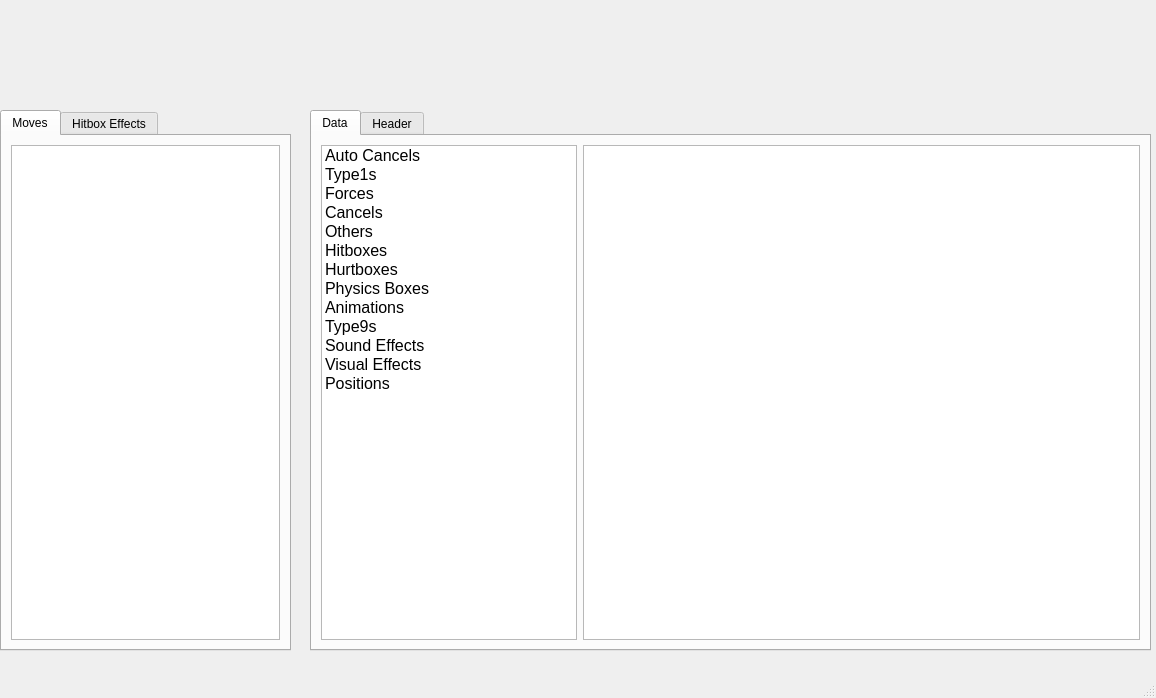
<?xml version="1.0" encoding="UTF-8"?>
<ui version="4.0">
 <class>BACWindow</class>
 <widget class="QMainWindow" name="BACWindow">
  <property name="geometry">
   <rect>
    <x>0</x>
    <y>0</y>
    <width>1156</width>
    <height>698</height>
   </rect>
  </property>
  <property name="windowTitle">
   <string>Character/BAC File</string>
  </property>
  <widget class="QWidget" name="centralwidget">
   <widget class="QTabWidget" name="Lists">
    <property name="geometry">
     <rect>
      <x>0</x>
      <y>110</y>
      <width>291</width>
      <height>541</height>
     </rect>
    </property>
    <property name="sizePolicy">
     <sizepolicy hsizetype="Expanding" vsizetype="Expanding">
      <horstretch>0</horstretch>
      <verstretch>0</verstretch>
     </sizepolicy>
    </property>
    <property name="locale">
     <locale language="English" country="UnitedStates"/>
    </property>
    <property name="currentIndex">
     <number>0</number>
    </property>
    <widget class="QWidget" name="Moves">
     <attribute name="title">
      <string>Moves</string>
     </attribute>
     <layout class="QGridLayout" name="gridLayout_4">
      <item row="0" column="0">
       <layout class="QGridLayout" name="gridLayout_3">
        <item row="0" column="0">
         <widget class="QTableView" name="MoveList">
          <property name="sizePolicy">
           <sizepolicy hsizetype="MinimumExpanding" vsizetype="Preferred">
            <horstretch>0</horstretch>
            <verstretch>0</verstretch>
           </sizepolicy>
          </property>
         </widget>
        </item>
       </layout>
      </item>
     </layout>
    </widget>
    <widget class="QWidget" name="HitboxEffectses">
     <attribute name="title">
      <string>Hitbox Effects</string>
     </attribute>
     <layout class="QGridLayout" name="gridLayout_2">
      <item row="0" column="0">
       <layout class="QGridLayout" name="gridLayout">
        <item row="0" column="0">
         <widget class="QTableView" name="HitboxList">
          <property name="sizePolicy">
           <sizepolicy hsizetype="MinimumExpanding" vsizetype="Preferred">
            <horstretch>0</horstretch>
            <verstretch>0</verstretch>
           </sizepolicy>
          </property>
         </widget>
        </item>
       </layout>
      </item>
     </layout>
    </widget>
   </widget>
   <widget class="QTabWidget" name="Datas">
    <property name="geometry">
     <rect>
      <x>310</x>
      <y>110</y>
      <width>841</width>
      <height>541</height>
     </rect>
    </property>
    <property name="currentIndex">
     <number>0</number>
    </property>
    <widget class="QWidget" name="DataTab">
     <attribute name="title">
      <string>Data</string>
     </attribute>
     <layout class="QGridLayout" name="gridLayout_6">
      <item row="0" column="0">
       <layout class="QGridLayout" name="gridLayout_5">
        <item row="0" column="0">
         <widget class="QListWidget" name="TypeList">
          <property name="sizePolicy">
           <sizepolicy hsizetype="Expanding" vsizetype="Expanding">
            <horstretch>4</horstretch>
            <verstretch>0</verstretch>
           </sizepolicy>
          </property>
          <property name="baseSize">
           <size>
            <width>0</width>
            <height>0</height>
           </size>
          </property>
          <property name="font">
           <font>
            <pointsize>12</pointsize>
           </font>
          </property>
          <item>
           <property name="text">
            <string>Auto Cancels</string>
           </property>
          </item>
          <item>
           <property name="text">
            <string>Type1s</string>
           </property>
          </item>
          <item>
           <property name="text">
            <string>Forces</string>
           </property>
          </item>
          <item>
           <property name="text">
            <string>Cancels</string>
           </property>
          </item>
          <item>
           <property name="text">
            <string>Others</string>
           </property>
          </item>
          <item>
           <property name="text">
            <string>Hitboxes</string>
           </property>
          </item>
          <item>
           <property name="text">
            <string>Hurtboxes</string>
           </property>
          </item>
          <item>
           <property name="text">
            <string>Physics Boxes</string>
           </property>
          </item>
          <item>
           <property name="text">
            <string>Animations</string>
           </property>
          </item>
          <item>
           <property name="text">
            <string>Type9s</string>
           </property>
          </item>
          <item>
           <property name="text">
            <string>Sound Effects</string>
           </property>
          </item>
          <item>
           <property name="text">
            <string>Visual Effects</string>
           </property>
          </item>
          <item>
           <property name="text">
            <string>Positions</string>
           </property>
          </item>
         </widget>
        </item>
       </layout>
      </item>
      <item row="0" column="1">
       <widget class="QTableView" name="Commands">
        <property name="sizePolicy">
         <sizepolicy hsizetype="Expanding" vsizetype="Expanding">
          <horstretch>10</horstretch>
          <verstretch>0</verstretch>
         </sizepolicy>
        </property>
        <property name="baseSize">
         <size>
          <width>0</width>
          <height>0</height>
         </size>
        </property>
       </widget>
      </item>
     </layout>
    </widget>
    <widget class="QWidget" name="HeaderTab">
     <attribute name="title">
      <string>Header</string>
     </attribute>
    </widget>
   </widget>
  </widget>
  <widget class="QMenuBar" name="menubar">
   <property name="geometry">
    <rect>
     <x>0</x>
     <y>0</y>
     <width>1156</width>
     <height>26</height>
    </rect>
   </property>
  </widget>
  <widget class="QStatusBar" name="statusbar"/>
 </widget>
 <resources/>
 <connections/>
</ui>
